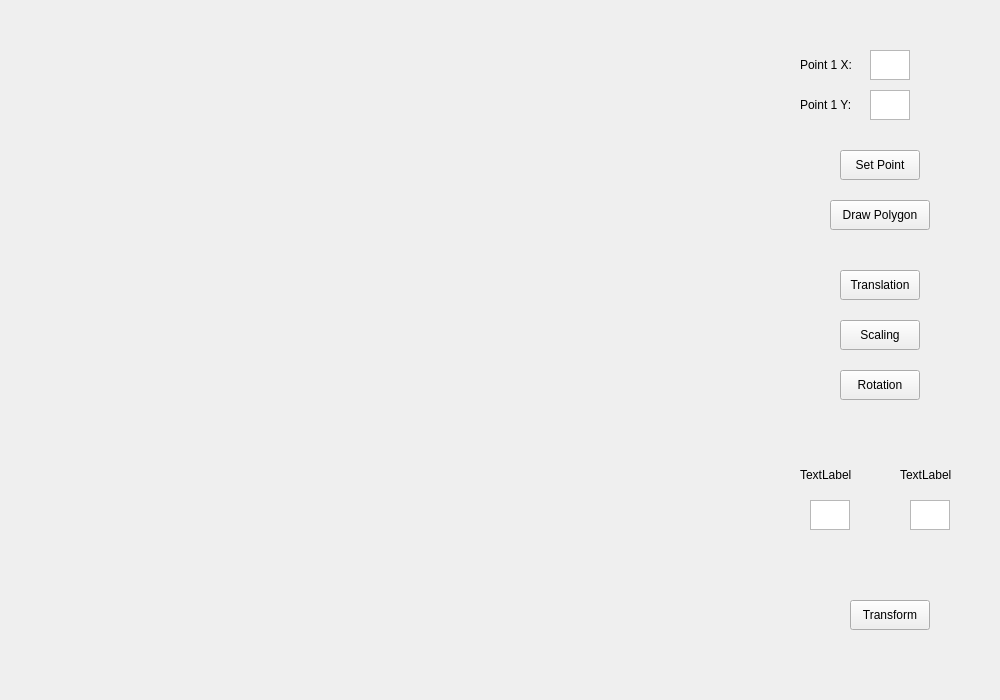
<?xml version="1.0" encoding="UTF-8"?>
<ui version="4.0">
 <class>MainWindow</class>
 <widget class="QMainWindow" name="MainWindow">
  <property name="geometry">
   <rect>
    <x>0</x>
    <y>0</y>
    <width>1000</width>
    <height>700</height>
   </rect>
  </property>
  <property name="windowTitle">
   <string>MainWindow</string>
  </property>
  <widget class="QWidget" name="centralWidget">
   <widget class="QLabel" name="drawingArea">
    <property name="geometry">
     <rect>
      <x>0</x>
      <y>0</y>
      <width>700</width>
      <height>700</height>
     </rect>
    </property>
    <property name="text">
     <string/>
    </property>
   </widget>
   <widget class="QPlainTextEdit" name="editText_X">
    <property name="geometry">
     <rect>
      <x>870</x>
      <y>50</y>
      <width>40</width>
      <height>30</height>
     </rect>
    </property>
   </widget>
   <widget class="QPlainTextEdit" name="editText_Y">
    <property name="geometry">
     <rect>
      <x>870</x>
      <y>90</y>
      <width>40</width>
      <height>30</height>
     </rect>
    </property>
   </widget>
   <widget class="QPlainTextEdit" name="parameter2EditText">
    <property name="geometry">
     <rect>
      <x>910</x>
      <y>500</y>
      <width>40</width>
      <height>30</height>
     </rect>
    </property>
   </widget>
   <widget class="QPlainTextEdit" name="parameter1EditText">
    <property name="geometry">
     <rect>
      <x>810</x>
      <y>500</y>
      <width>40</width>
      <height>30</height>
     </rect>
    </property>
   </widget>
   <widget class="QLabel" name="inputYLabel">
    <property name="geometry">
     <rect>
      <x>800</x>
      <y>90</y>
      <width>65</width>
      <height>30</height>
     </rect>
    </property>
    <property name="text">
     <string>Point 1 Y:</string>
    </property>
   </widget>
   <widget class="QLabel" name="inputXLabel">
    <property name="geometry">
     <rect>
      <x>800</x>
      <y>50</y>
      <width>65</width>
      <height>30</height>
     </rect>
    </property>
    <property name="text">
     <string>Point 1 X:</string>
    </property>
   </widget>
   <widget class="QLabel" name="parameter1Label">
    <property name="geometry">
     <rect>
      <x>800</x>
      <y>460</y>
      <width>59</width>
      <height>30</height>
     </rect>
    </property>
    <property name="text">
     <string>TextLabel</string>
    </property>
   </widget>
   <widget class="QLabel" name="parameter2Label">
    <property name="geometry">
     <rect>
      <x>900</x>
      <y>460</y>
      <width>59</width>
      <height>30</height>
     </rect>
    </property>
    <property name="text">
     <string>TextLabel</string>
    </property>
   </widget>
   <widget class="QPushButton" name="mSetPointButton">
    <property name="geometry">
     <rect>
      <x>840</x>
      <y>150</y>
      <width>80</width>
      <height>30</height>
     </rect>
    </property>
    <property name="text">
     <string>Set Point</string>
    </property>
   </widget>
   <widget class="QPushButton" name="mDrawPolygonButton">
    <property name="geometry">
     <rect>
      <x>830</x>
      <y>200</y>
      <width>100</width>
      <height>30</height>
     </rect>
    </property>
    <property name="text">
     <string>Draw Polygon</string>
    </property>
   </widget>
   <widget class="QPushButton" name="mTranslationButton">
    <property name="geometry">
     <rect>
      <x>840</x>
      <y>270</y>
      <width>80</width>
      <height>30</height>
     </rect>
    </property>
    <property name="text">
     <string>Translation</string>
    </property>
   </widget>
   <widget class="QPushButton" name="mTransformButton">
    <property name="geometry">
     <rect>
      <x>850</x>
      <y>600</y>
      <width>80</width>
      <height>30</height>
     </rect>
    </property>
    <property name="minimumSize">
     <size>
      <width>0</width>
      <height>30</height>
     </size>
    </property>
    <property name="text">
     <string>Transform</string>
    </property>
   </widget>
   <widget class="QPushButton" name="mScalingButton">
    <property name="geometry">
     <rect>
      <x>840</x>
      <y>320</y>
      <width>80</width>
      <height>30</height>
     </rect>
    </property>
    <property name="text">
     <string>Scaling</string>
    </property>
   </widget>
   <widget class="QPushButton" name="mRotationButton">
    <property name="geometry">
     <rect>
      <x>840</x>
      <y>370</y>
      <width>80</width>
      <height>30</height>
     </rect>
    </property>
    <property name="text">
     <string>Rotation</string>
    </property>
   </widget>
  </widget>
 </widget>
 <layoutdefault spacing="6" margin="11"/>
 <resources/>
 <connections/>
</ui>
